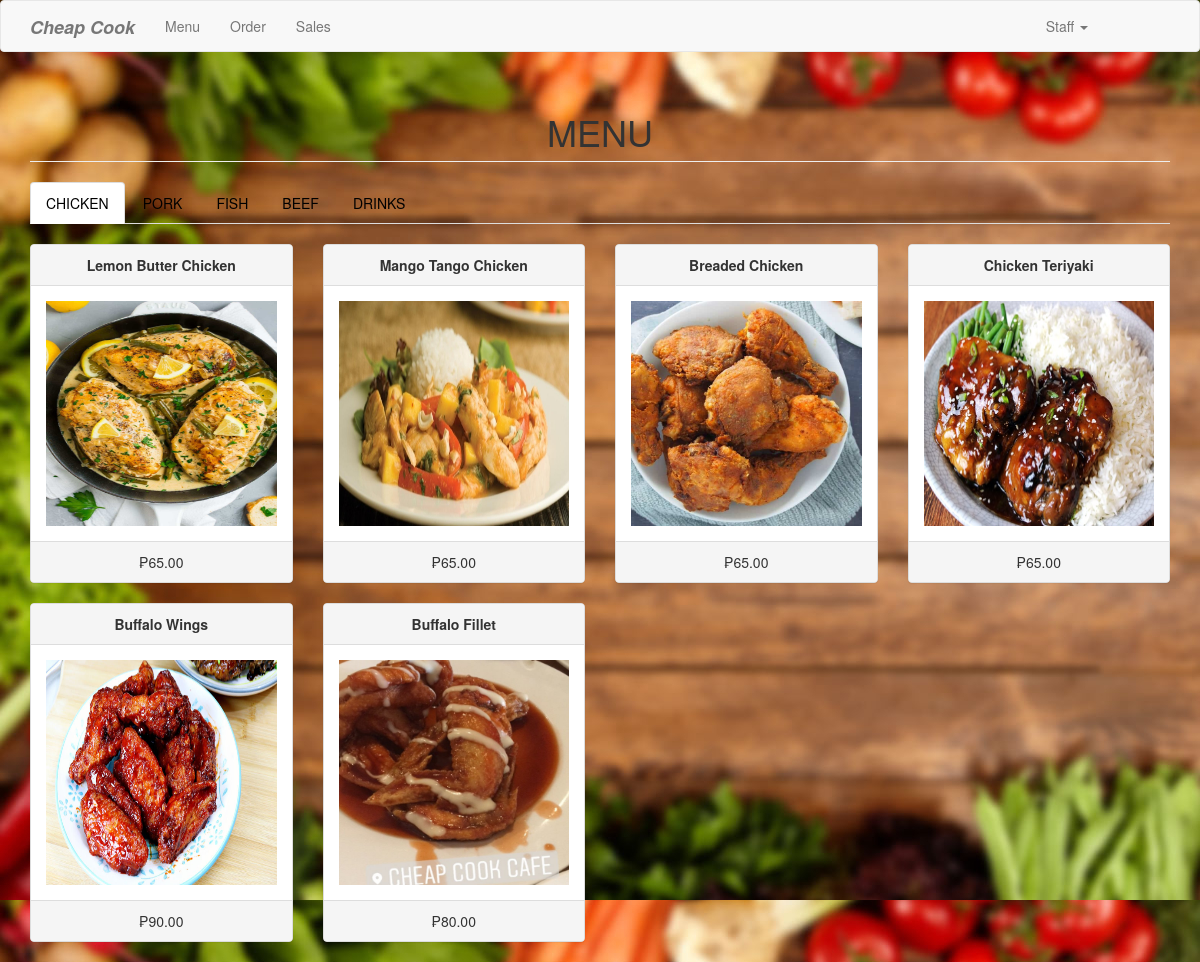
Screenshot of /staffindex.php with the database file from the repository.
### tables this page shows
CREATE TABLE `category` (
  `categoryid` int(11) NOT NULL,
  `catname` varchar(30) NOT NULL
);

CREATE TABLE  `product` (
  `productid` int(11) NOT NULL,
  `categoryid` int(1) NOT NULL,
  `productname` varchar(30) NOT NULL,
  `productdetails` varchar(100) NOT NULL,
  `prodavail` varchar(15) NOT NULL,
  `price` double NOT NULL,
  `photo` varchar(150) NOT NULL
);

### staffindex.php (the view, shortened to what this page needs)
<?php include('header.php'); ?>
<body>
<?php include('staffnavbar.php'); ?>
<div class="container">
	<h1 class="page-header text-center">MENU</h1>
	<ul class="nav nav-tabs">
		<?php
			$sql="select * from category order by categoryid asc limit 1";
			$fquery=$conn->query($sql);
			$frow=$fquery->fetch_array();
			?>
				<li class="active"><a data-toggle="tab" style="color:black" href="#<?php echo $frow['catname'] ?>"><?php echo $frow['catname'] ?></a></li>
			<?php
			$sql="select * from category order by categoryid asc";
			$nquery=$conn->query($sql);
			$num=$nquery->num_rows-1;
			$sql="select * from category order by categoryid asc limit 1, $num";
			$query=$conn->query($sql);
			while($row=$query->fetch_array()){
				?>
				<li><a data-toggle="tab" style="color:black" href="#<?php echo $row['catname'] ?>"><?php echo $row['catname'] ?></a></li>
				<?php
			}
		?>
	</ul>
	<div class="tab-content">
		<?php
			$sql="select * from category order by categoryid asc limit 1";
			$fquery=$conn->query($sql);
			$ftrow=$fquery->fetch_array();
			?>
				<div id="<?php echo $ftrow['catname']; ?>" class="tab-pane fade in active" style="margin-top:20px;">
					<?php
						$sql="select * from product where categoryid='".$ftrow['categoryid']."'";
						$pfquery=$conn->query($sql);
						$inc=4;
						while($pfrow=$pfquery->fetch_array()){
							$inc = ($inc == 4) ? 1 : $inc+1;
							if($inc == 1) echo "<div class='row'>";
							?>
								<div class="col-md-3">
									<div class="panel panel-default">
										<div class="panel-heading text-center">
											<b><?php echo $pfrow['productname']; ?></b>
										</div>
										<div class="panel-body">
											<img src="<?php if(empty($pfrow['photo'])){echo "upload/noimage.jpg";} else{echo $pfrow['photo'];} ?>" height="225px;" width="100%">
										</div>
										<div class="panel-footer text-center">
											₱<?php echo number_format($pfrow['price'], 2); ?>
										</div>
									</div>
								</div>
							<?php
							if($inc == 4) echo "</div>";
						}
						if($inc == 2) echo "<div class='col-md-3'></div><div class='col-md-3'></div></div>";
					?>
		    	</div>
			</div>
		</div>
</body>
</html>

### staffindex.php (style rules this page uses)
body { background-image: url("upload/bg1.jpg") }

### rows the page displays
category: catname "CHICKEN"
category: catname "PORK"
category: catname "FISH"
category: catname "BEEF"
category: catname "DRINKS"
product: productname "Lemon Butter Chicken", photo (picture), price "65.00"
product: productname "Mango Tango Chicken", photo (picture), price "65.00"
product: productname "Breaded Chicken", photo (picture), price "65.00"
product: productname "Chicken Teriyaki", photo (picture), price "65.00"
product: productname "Buffalo Wings", photo (picture), price "90.00"
product: productname "Buffalo Fillet", photo (picture), price "80.00"
